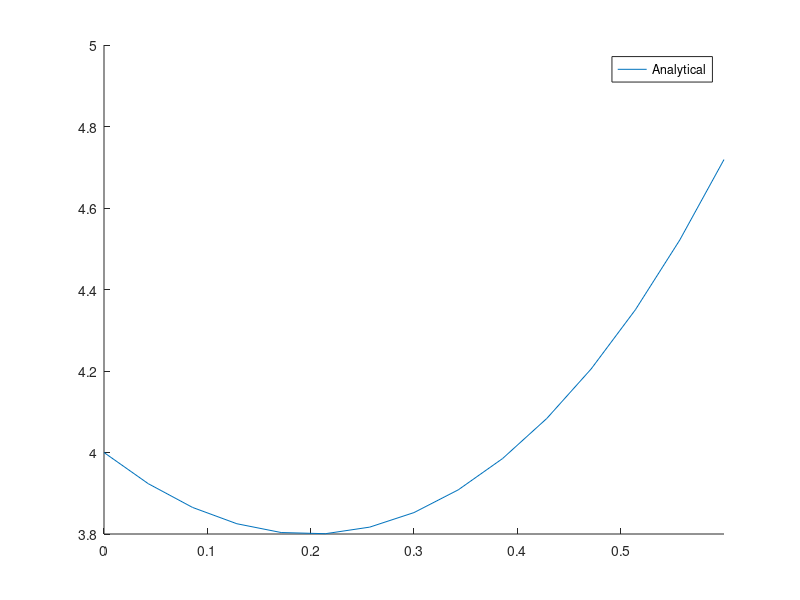

Reproduce this figure in MATLAB. (Note: this script raises an error after producing the figure.)
clear; clc; close all;

% Description: Solves an IVP using Euler's and Midpoint method

% Analytical Solution
yan = @(x) exp(-2*x).*(2*exp(x) + exp(4*x) + 1);

xspan = [0,0.6];
hold on
fplot(yan,xspan,'DisplayName','Analytical')

odefun = @(t,y) [   y(2);
                    y(3);
                    -y(3)+4*y(2)+4*y(1)     ];

y0 = [4,-2,10];

% Euler's Method
dx = 0.03;
[t,y] = euler_ivp(odefun,xspan,y0,dx);
plot(t,y(:,1),'*','DisplayName','Euler')

% Midpoint Method
dx = 0.03;
[t,y] = midpoint_ivp(odefun,xspan,y0,dx);
plot(t,y(:,1),'^','DisplayName','Midpoint')

xlabel('x')
ylabel('u')
grid on
legend('Location','North')

function [t,y] = euler_ivp(fun,tspan,y0,dt)
    t           = tspan(1):dt:tspan(2);
    nt          = numel(t);
    y           = zeros(nt, numel(y0));
    y(1,:)      = y0;
    
    for i = 1:nt-1
        y(i+1,:) = y(i,:) + fun(t(i),y(i,:))'*dt;
    end
end

function [t,y] = midpoint_ivp(fun,tspan,y0,dt)
    t           = tspan(1):dt:tspan(2);
    nt          = numel(t);
    y           = zeros(nt, numel(y0));
    y(1,:)      = y0;
    
    for i = 1:nt-1
        ymid = y(i,:) + fun(t(i),y(i,:))' * dt /2; 
        y(i+1,:) = y(i,:) + fun(t(i)+dt/2,ymid)'*dt;
    end
end
